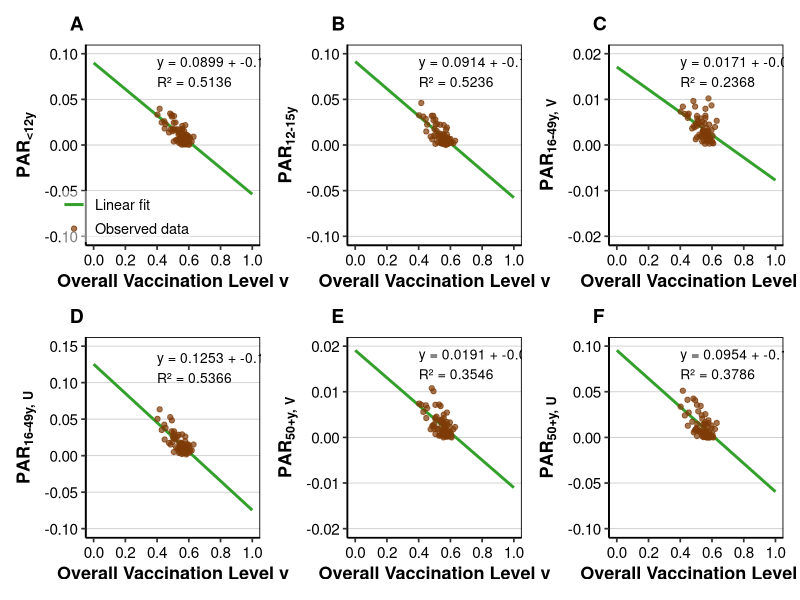

Generate this figure with R:
#---------------
# LINEAR FITTING
#---------------

library(readxl)
library(dplyr)
library(ggplot2)
library(tidyr)
library(patchwork)

df <- read_excel("data/Age_LGA.xlsx")

columns <- c(
  "Rate(Age<12)",
  "Rate(12<=Age<16)",
  "Rate(16=<V<50)",
  "Rate(16=<UV<50)",
  "Rate(V>=50)",
  "Rate(UV>=50)"
)

df_long <- df %>%
  select(overall_Vacc_Level_average, all_of(columns)) %>%
  pivot_longer(
    cols      = all_of(columns),
    names_to  = "group",
    values_to = "PCR"
  ) %>%
  mutate(PCR = ifelse(PCR == 0, 1e-7, PCR))

y_labels <- list(
  "Rate(Age<12)"     = expression(bold(PAR['<12y'])),
  "Rate(12<=Age<16)" = expression(bold(PAR['12-15y'])),
  "Rate(16=<V<50)"   = expression(bold(PAR['16-49y, V'])),
  "Rate(16=<UV<50)"  = expression(bold(PAR['16-49y, U'])),
  "Rate(V>=50)"      = expression(bold(PAR['50+y, V'])),
  "Rate(UV>=50)"     = expression(bold(PAR['50+y, U']))
)

y_axis_settings <- list(
  "Rate(Age<12)"     = list(breaks = c(-0.1,-0.05,0, 0.05, 0.1), limits = c(-0.1, 0.1)),
  "Rate(12<=Age<16)" = list(breaks = c(-0.1,-0.05,0, 0.05, 0.1), limits = c(-0.1, 0.1)),
  "Rate(16=<V<50)"   = list(breaks = c(-0.02,-0.01,0, 0.01, 0.02), limits = c(-0.02, 0.02)),
  "Rate(16=<UV<50)"  = list(breaks = c(-0.1,-0.05,0, 0.05, 0.1,0.15), limits = c(-0.1, 0.15)),
  "Rate(V>=50)"      = list(breaks = c(-0.02,-0.01,0, 0.01, 0.02), limits = c(-0.02, 0.02)),
  "Rate(UV>=50)"     = list(breaks = c(-0.1,-0.05,0, 0.05, 0.1), limits = c(-0.1, 0.1))
)

plot_list <- lapply(seq_along(columns), function(i) {
  col <- columns[i]
  df_sub <- df_long %>% filter(group == col)
  lm_mod <- lm(PCR ~ overall_Vacc_Level_average, data = df_sub)
  coefs  <- coef(lm_mod)
  intercept <- coefs[1]; slope <- coefs[2]
  r2 <- summary(lm_mod)$r.squared
  eq_label <- sprintf("y = %.4f + %.4f x\nR² = %.4f",
                      intercept, slope, r2)
  
  ggplot(df_sub, aes(x = overall_Vacc_Level_average, y = PCR)) +
    geom_smooth(aes(color = "Linear fit", linetype = "Linear fit"),
                method = "lm", se = FALSE, fullrange = TRUE, size = 1) +
    geom_point(aes(color = "Observed data"), size = 1.5, alpha = 0.7) +
    annotate("text",
             x = 0.4,
             y = y_axis_settings[[col]]$limits[2] * 0.8,
             label = eq_label,
             hjust = 0, size = 3.5) +
    scale_x_continuous(limits = c(0, 1), breaks = seq(0, 1, 0.2)) +
    scale_y_continuous(
      limits = y_axis_settings[[col]]$limits,
      breaks = y_axis_settings[[col]]$breaks
    ) +
    scale_color_manual(name = NULL,
                       values = c(
                         "Linear fit"    = "#33a02c",
                         "Observed data" = "#7F3B08"
                       )) +
    scale_linetype_manual(name = NULL,
                          values = c("Linear fit" = "solid"),guide = "none") +
    labs(
      title = LETTERS[i],
      x     = "Overall Vaccination Level v",
      y     = y_labels[[col]]
    ) +
    theme_classic(base_size = 13) +
    theme(
      plot.title         = element_text(size = 14, face = "bold", hjust = -0.1),
      axis.title.x       = element_text(face = "bold", size = 13),
      axis.title.y       = element_text(face = "bold", size = 13),
      axis.text          = element_text(color = "black", size = 11),
      panel.grid.major.x = element_blank(),
      panel.grid.minor   = element_blank(),
      panel.grid.major.y = element_line(color = "grey80", size = 0.3),
      panel.border       = element_rect(color = "black", fill = NA, linewidth = 0.6),
      legend.position    = if (i == 1) c(0.6, 0.27) else "none",
      legend.background  = element_rect(fill = alpha("white", 0.5), color = NA),
      legend.justification = c(1, 1),
      legend.margin = margin(1, 1, 1, 1),
      legend.key = element_blank(),
      legend.title = element_blank(),
      legend.spacing.x = unit(0.2, "cm"),
      legend.spacing.y = unit(0.1, "cm")
    )
})

final_plot_pcr <- (plot_list[[1]] | plot_list[[2]] | plot_list[[3]]) /
  (plot_list[[4]] | plot_list[[5]] | plot_list[[6]])

ggsave("figures/FigS8.svg",
       plot = final_plot_pcr,
       width = 10, height = 6.5, dpi = 600)
